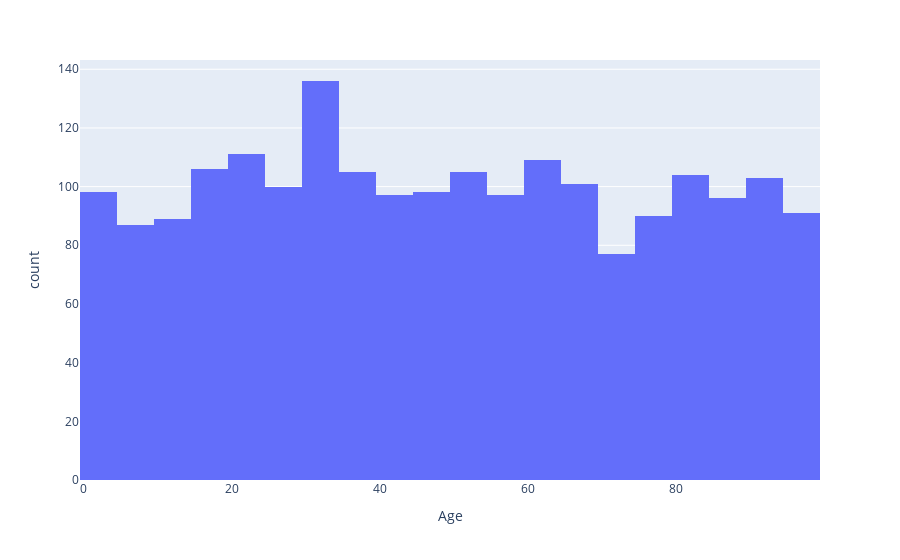

Source (notebook cell):
### Markdown cell above
. Tạo biểu đồ của cột 'Age' để hiển thị sự phân bổ:

### Code cell
fig = px.histogram(df, x='Age')

fig.show()

### Figure 1 — Plotly figure (JSON) as saved in the notebook; plotly's stock layout.template omitted (floating-point values rounded to 4 significant figures; data arrays with more than 128 entries replaced by an {"elided": "..."} marker saying what was removed)
{"data": [{"alignmentgroup": "True", "bingroup": "x", "hovertemplate": "Age=%{x}<br>count=%{y}<extra></extra>", "legendgroup": "", "marker": {"color": "#636efa", "pattern": {"shape": ""}}, "name": "", "offsetgroup": "", "orientation": "v", "showlegend": false, "type": "histogram", "x": {"elided": "2000 int values"}, "xaxis": "x", "yaxis": "y"}], "layout": {"barmode": "relative", "legend": {"tracegroupgap": 0}, "margin": {"t": 60}, "xaxis": {"anchor": "y", "domain": [0, 1], "title": {"text": "Age"}}, "yaxis": {"anchor": "x", "domain": [0, 1], "title": {"text": "count"}}}}
